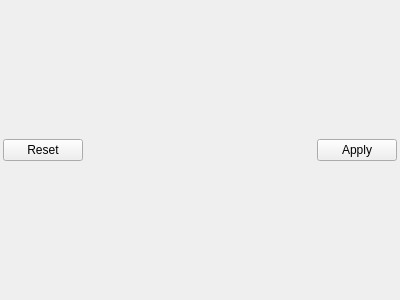
<?xml version="1.0" encoding="UTF-8"?>
<ui version="4.0">
 <class>QueryFields</class>
 <widget class="QWidget" name="QueryFields">
  <property name="geometry">
   <rect>
    <x>0</x>
    <y>0</y>
    <width>400</width>
    <height>300</height>
   </rect>
  </property>
  <property name="windowTitle">
   <string>Form</string>
  </property>
  <layout class="QVBoxLayout" name="verticalLayout_3" stretch="1,0">
   <property name="spacing">
    <number>3</number>
   </property>
   <property name="leftMargin">
    <number>3</number>
   </property>
   <property name="topMargin">
    <number>3</number>
   </property>
   <property name="rightMargin">
    <number>3</number>
   </property>
   <property name="bottomMargin">
    <number>3</number>
   </property>
   <item>
    <layout class="QVBoxLayout" name="contentLayout">
     <property name="spacing">
      <number>0</number>
     </property>
    </layout>
   </item>
   <item>
    <widget class="QDialogButtonBox" name="buttonBox">
     <property name="standardButtons">
      <set>QDialogButtonBox::Apply|QDialogButtonBox::Reset</set>
     </property>
    </widget>
   </item>
  </layout>
 </widget>
 <resources/>
 <connections/>
</ui>
